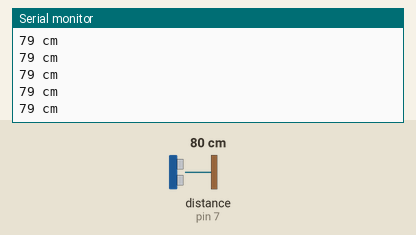
Recording of a sketch running on a simulated Arduino Uno, built with avr-gcc and run on an emulated ATmega328P. On the bench: the last lines printed to the serial monitor. Wiring (inferred from the names in the program): ultrasonic range finder: trigger pin 6; echo pin 7. The test bench sets the inputs (shaded band); at power-on: distance to the obstacle (sensor on pin 7) 80 cm. The echo pulse lasts 58.3 µs per cm.

Above: at 1.2 s.
1.3 s: distance to the obstacle (sensor on pin 7) set to 196 cm
At 1.73 s:
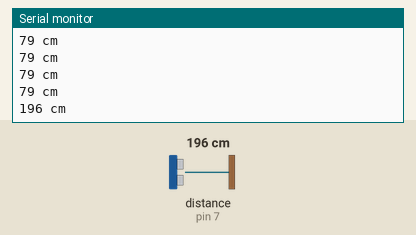
2.8 s: distance to the obstacle (sensor on pin 7) set to 203 cm
At 3.04 s:
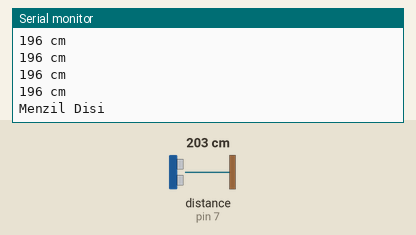

The sketch:

HC-SR04.ino
```cpp
int trigPin=6;
int echoPin=7;

void setup() {
  // put your setup code here, to run once:
  Serial.begin(9600);
  pinMode(trigPin, OUTPUT);
  pinMode(echoPin, INPUT);
}

void loop() {
  // put your main code here, to run repeatedly:
  int sure, mesafe;
  digitalWrite(trigPin,LOW);
  delayMicroseconds(2);
  digitalWrite(trigPin,HIGH);
  delayMicroseconds(10);
  digitalWrite(trigPin,LOW);
  sure = pulseIn(echoPin, HIGH);
  mesafe = (sure/2) / 29.1;
  if (mesafe >= 200 || mesafe <= 0)
  {
    Serial.println("Menzil Disi");
  }
  else
  {
    Serial.print(mesafe);
    Serial.println(" cm");
  }
  delay(250);
}
```

Measured:
- the behaviour switches between 199 and 200 cm on distance to the obstacle (sensor on pin 7) (found by bisection; images 1 and 2)
- after the input at 1.3 s, the serial monitor: prints a new line after 0.24 s (image 1)
- after the input at 2.8 s, the serial monitor: prints a new line after 0.06 s (image 2)
